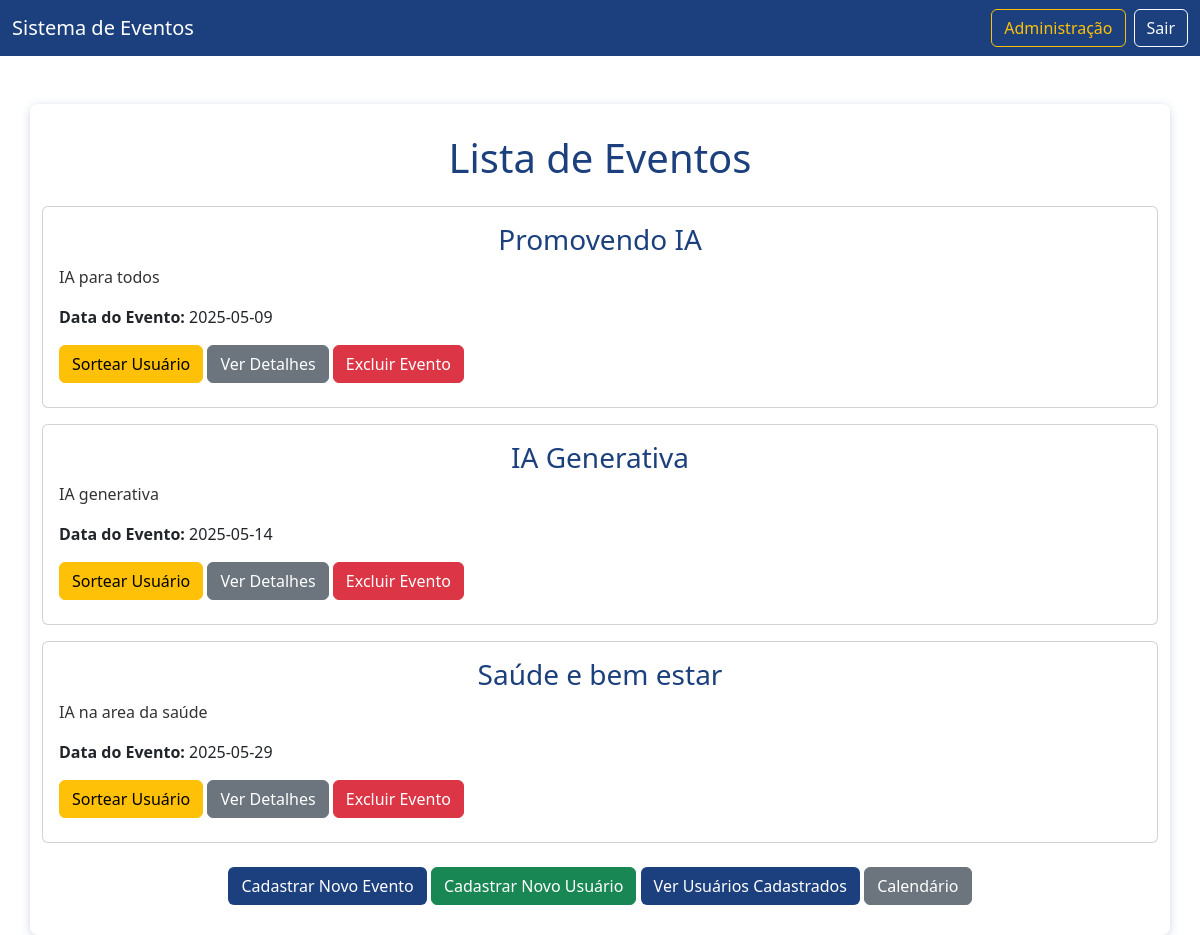
The page /home (signed in) on the database its author committed.
### models.py (models this page shows)
class Evento(db.Model):
    __tablename__ = 'evento'
    id = db.Column(db.Integer, primary_key=True)
    nome = db.Column(db.String(100), nullable=False)
    descricao = db.Column(db.String(200))
    data_evento = db.Column(db.Date)
    telefone = db.Column(db.String(20))
    palestrantes = db.Column(db.String(255), nullable=True)
    comite = db.Column(db.String(200), nullable=True)  # <-- Adicionado aqui

### app.py (the view)
@app.route('/home')
@login_obrigatorio
def home():
    eventos = Evento.query.all()
    return render_template('home.html', eventos=eventos)

### app.py (called while the page is built)
@login_manager.user_loader
def load_user(user_id):
    return UsuarioLogin.query.get(int(user_id))

def login_obrigatorio(f):
    @wraps(f)
    def decorated_function(*args, **kwargs):
        if 'usuario_id' not in session:
            flash('Você precisa estar logado para acessar esta página.', 'warning')
            return redirect(url_for('login'))
        return f(*args, **kwargs)
    return decorated_function

### templates/home.html (shortened to what this page needs)
<!DOCTYPE html>
<html lang="pt-br">
<head>
    <link rel="stylesheet" href="{{ url_for('static', filename='css/style.css') }}">
    <link href="https://cdn.jsdelivr.net/npm/bootstrap@5.3.0-alpha1/dist/css/bootstrap.min.css" rel="stylesheet">
</head>
<body>
    <nav class="navbar navbar-expand-lg navbar-dark" style="background-color: #1C407D;">
        <div class="container-fluid">
            <a class="navbar-brand" href="#" style="color: #FFFFFF;">Sistema de Eventos</a>
            <div class="d-flex">
                {% if current_user.is_authenticated %}
                    {% if current_user.is_admin %}
                        <a href="{{ url_for('admin_page') }}" class="btn btn-outline-warning me-2">Administração</a>
                    {% endif %}
                    <a href="{{ url_for('logout') }}" class="btn btn-outline-light">Sair</a>
                {% endif %}
            </div>
        </div>
    </nav>
    <div class="container mt-5">
        <h1 class="text-center mb-4" style="color: #1C407D;">Lista de Eventos</h1>
        {% if eventos %}
            <div class="eventos-list">
                {% for evento in eventos %}
                    <div class="evento card mb-3">
                        <div class="card-body">
                            <h3 class="card-title" style="color: #1C407D;">{{ evento.nome }}</h3>
                            <p class="card-text" style="color: #333;">{{ evento.descricao }}</p>
                            <p><strong>Data do Evento:</strong> {{ evento.data_evento }}</p>
                            {% if not evento.usuario %}
                                <form action="{{ url_for('sortear_usuario', evento_id=evento.id) }}" method="POST" class="d-inline">
                                    <button type="submit" class="btn btn-warning mb-2">Sortear Usuário</button>
                                </form>
                            {% else %}
                                <button class="btn btn-secondary mb-2" disabled>Usuário já sorteado</button>
                            {% endif %}
                            <a href="{{ url_for('evento_detalhes', evento_id=evento.id) }}" class="btn btn-secondary mb-2">Ver Detalhes</a>
                            <form action="{{ url_for('excluir_evento', evento_id=evento.id) }}" method="POST" onsubmit="return confirm('Tem certeza que deseja excluir este evento?');" class="d-inline">
                                <button type="submit" class="btn btn-danger mb-2">Excluir Evento</button>
                            </form>
                        </div>
                    </div>
                {% endfor %}
            </div>
        {% else %}
            <p class="text-center" style="color: #333;">Não há eventos cadastrados ainda.</p>
        {% endif %}
        <div class="text-center mt-4">
            <a href="{{ url_for('cadastro_evento') }}" class="btn" style="background-color: #1C407D; color: white;">Cadastrar Novo Evento</a>
            <a href="{{ url_for('cadastro_usuario') }}" class="btn btn-success ml-3">Cadastrar Novo Usuário</a>
            <a href="{{ url_for('usuarios_cadastrados') }}" class="btn" style="background-color: #1C407D; color: white;">Ver Usuários Cadastrados</a>
            <a href="{{ url_for('calendario') }}" class="btn btn-secondary ml-3">Calendário</a>
        </div>
    </div>
</body>
</html>

### static/css/style.css (style rules this page uses)
body { font-family: Arial, sans-serif; background-color: #F5F5F5; margin: 0; padding: 0; color: #000000; }
.container { width: 100%; max-width: 800px; margin: 0 auto; padding: 30px; background-color: #FFFFFF; border-radius: 8px; box-shadow: 0 2px 10px rgba(28, 64, 125, 0.2); margin-top: 50px; }
h1, h2, h3 { color: #1C407D; text-align: center; margin-bottom: 20px; }
button, .btn { padding: 10px 20px; background-color: #1C407D; color: #FFFFFF; border: none; border-radius: 4px; font-size: 1rem; cursor: pointer; transition: background-color 0.3s ease; }
.btn-warning { background-color: #F5D010; color: #000000; }
.btn-danger { background-color: #dc3545; color: #FFFFFF; }
a { color: #1C407D; text-decoration: none; }

### rows shown on the page
Evento: nome "Promovendo IA", descricao "IA para todos", data_evento "2025-05-09"
Evento: nome "IA Generativa", descricao "IA generativa", data_evento "2025-05-14"
Evento: nome "Saúde e bem estar", descricao "IA na area da saúde", data_evento "2025-05-29"
